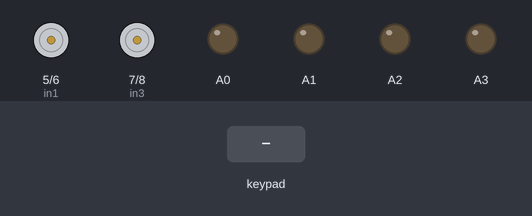
A sketch run on a simulated Arduino Uno, built with avr-gcc and run on an emulated ATmega328P. Parts: motor-driver pin pairs drawn as motors (green arrow = first pin HIGH = forward, orange = second pin HIGH = backward, longer = more drive, scaled by the enable pin), output pins drawn as LEDs (lit = HIGH). The test bench sets the inputs (shaded band). What the sketch prints to the serial monitor is not drawn.

Above: at 1.2 s.
1.3 s: key 'X' pressed
At 2.4 s:
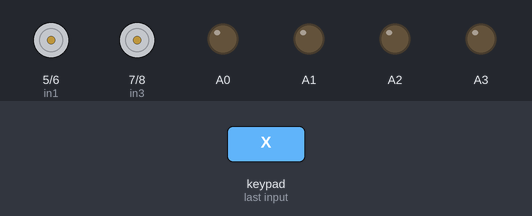
2.8 s: key 'T' pressed
At 4.3 s:
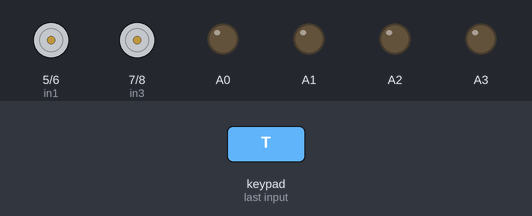
Timing chart, 0 to 5.8 s (numbered marks = the images above; inputs shaded):
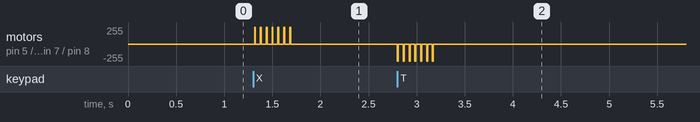

The sketch:

hummanoid.ino
```cpp
#include <PS2X_lib.h>
#include <Servo.h>
PS2X ps2x;
int Q;
Servo HipL, HipR, KneeL, KneeR;
int X, Y, x, y, a1, b1, a2, b2;

const int in1 = 5;
const int in2 = 6;
const int in3 = 7;
const int in4 = 8;
const int enA = 3;
const int enB = 9;
int fspeed = 255;
int rspeed, lspeed;
byte PS2 = 0;
void setup() {
  pinMode(A0, OUTPUT);
  pinMode(A1, OUTPUT);
  pinMode(A2, OUTPUT);
  pinMode(A3, OUTPUT);
  pinMode(in1, OUTPUT);
  pinMode(in2, OUTPUT);
  pinMode(in3, OUTPUT);
  pinMode(in4, OUTPUT);
  pinMode(enA, OUTPUT);
  pinMode(enB, OUTPUT);
  PS2 = ps2x.config_gamepad(13, 11, 10, 12, false, false);
  x = 0;
  y = 0;
  Serial.begin(57600);
}

void loop() {
  ps2x.read_gamepad();
  Serial.print("read");Serial.println(PS2);

  if (ps2x.Button(PSB_GREEN)) {
    digitalWrite(in1, LOW);
    digitalWrite(in2, HIGH );
    digitalWrite(in3, LOW);
    digitalWrite(in4, HIGH);
    analogWrite(enB, fspeed);
    analogWrite(enA, fspeed);
    Serial.println("full speed");
    delay(10);
  }
  if (ps2x.Button(PSB_BLUE)) {
    digitalWrite(in1, HIGH);
    digitalWrite(in2, LOW );
    digitalWrite(in3, HIGH);
    digitalWrite(in4, LOW);
    analogWrite(enB, fspeed);
    analogWrite(enA, fspeed);
    Serial.println("full speed back");
    delay(10);
  }
  if (ps2x.Analog(PSS_RY) > 129) {
    rspeed = map(ps2x.Analog(PSS_RY), 129, 255, 0, 155);
    Serial.println(rspeed);
    digitalWrite(in1, HIGH);
    digitalWrite(in2, LOW);
    analogWrite(enA, rspeed);
    delay(10);
  }

  if (ps2x.Analog(PSS_RY) < 127) {
    rspeed = map(ps2x.Analog(PSS_RY), 0, 127, 155, 0);
    digitalWrite(in1, LOW);
    digitalWrite(in2, HIGH);
    Serial.println(rspeed);
    analogWrite(enA, rspeed);
    delay(10);
  }

  if (ps2x.Analog(PSS_LY) < 127)  {
    lspeed = map(ps2x.Analog(PSS_LY), 0, 127, 155, 0);
    digitalWrite(in3, LOW);
    digitalWrite(in4, HIGH);
    analogWrite(enB, lspeed);
   Serial.print(lspeed);Serial.println("lspeed");
    delay(10);

  }
  if (ps2x.Analog(PSS_LY) > 129)  {
    lspeed = map(ps2x.Analog(PSS_LY), 129, 255, 0, 155);
    digitalWrite(in3, HIGH);
    digitalWrite(in4, LOW);
    analogWrite(enB, lspeed);
    Serial.print(lspeed);Serial.println("lspeed");
    delay(10);
  }

  else {
    digitalWrite(in1, LOW);
    digitalWrite(in2, LOW );
    digitalWrite(in3, LOW);
    digitalWrite(in4, LOW);
    analogWrite(enA, 0);
    analogWrite(enB, 0);
    delay(10);
  }


  if (ps2x.Button(PSB_L2)) {
    analogWrite(A0,255);   delay(10);
  }
  else {
    analogWrite(A0,0);   delay(10);
  }
  if (ps2x.Button(PSB_L1)) {
    analogWrite(A1,255);   delay(10);

  }
  else {
    analogWrite(A1,0);   delay(10);

  }
  if (ps2x.Button(PSB_R1)) {
    analogWrite(A2,255);   delay(10);

  }
  else {
    analogWrite(A2,0);   delay(10);

  }
  if (ps2x.Button(PSB_R2)) {
    analogWrite(A3,255);   delay(10);

  }
  else {
   analogWrite(A3,0);   delay(10);
  }

  }
```

Measured:
- after the input at 1.3 s, motor on pin 5 (in1) / pin 6 (in2), motor on pin 7 (in3) / pin 8 (in4): alternates forward 255/255 for 0.01 s and stopped for 0.05 s, 14 changes in all, then stays stopped, starting at once
- after the input at 2.8 s, motor on pin 5 (in1) / pin 6 (in2), motor on pin 7 (in3) / pin 8 (in4): alternates backward 255/255 for 0.01 s and stopped for 0.05 s, 14 changes in all, then stays stopped, starting at once
